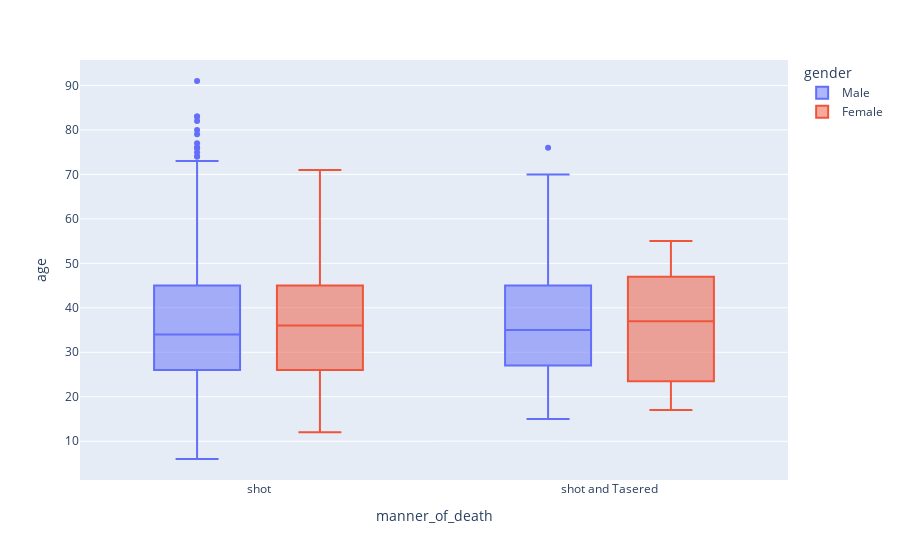

Notebook source saved alongside this figure:
### Code cell
fig = px.box(fatalities_by_manner, x="manner_of_death", y="age", color="gender")
fig.update_traces(quartilemethod="exclusive") # or "inclusive", or "linear" by default
fig.show()

### Figure 1 — Plotly figure (JSON) as saved in the notebook; plotly's stock layout.template omitted (floating-point values rounded to 4 significant figures; data arrays with more than 128 entries replaced by an {"elided": "..."} marker saying what was removed)
{"data": [{"alignmentgroup": "True", "hovertemplate": "gender=Male<br>manner_of_death=%{x}<br>age=%{y}<extra></extra>", "legendgroup": "Male", "marker": {"color": "#636efa"}, "name": "Male", "notched": false, "offsetgroup": "Male", "orientation": "v", "quartilemethod": "exclusive", "showlegend": true, "type": "box", "x": {"elided": "2160 str values"}, "x0": " ", "xaxis": "x", "y": {"elided": "2160 int values"}, "y0": " ", "yaxis": "y"}, {"alignmentgroup": "True", "hovertemplate": "gender=Female<br>manner_of_death=%{x}<br>age=%{y}<extra></extra>", "legendgroup": "Female", "marker": {"color": "#EF553B"}, "name": "Female", "notched": false, "offsetgroup": "Female", "orientation": "v", "quartilemethod": "exclusive", "showlegend": true, "type": "box", "x": ["shot", "shot and Tasered", "shot", "shot", "shot", "shot", "shot", "shot", "shot", "shot", "shot", "shot", "shot", "shot", "shot", "shot", "shot", "shot", "shot and Tasered", "shot", "shot", "shot", "shot", "shot", "shot and Tasered", "shot", "shot", "shot", "shot", "shot", "shot", "shot", "shot", "shot", "shot", "shot", "shot", "shot", "shot", "shot", "shot", "shot", "shot", "shot", "shot", "shot", "shot", "shot", "shot", "shot", "shot", "shot", "shot", "shot", "shot", "shot", "shot", "shot", "shot", "shot", "shot", "shot", "shot", "shot", "shot", "shot", "shot", "shot", "shot", "shot", "shot", "shot", "shot", "shot", "shot", "shot", "shot", "shot", "shot and Tasered", "shot", "shot and Tasered", "shot", "shot", "shot", "shot", "shot", "shot", "shot", "shot", "shot", "shot", "shot", "shot", "shot"], "x0": " ", "xaxis": "x", "y": [34, 17, 17, 39, 38, 43, 20, 34, 28, 37, 43, 24, 49, 53, 26, 27, 46, 25, 39, 31, 45, 17, 40, 44, 30, 28, 23, 37, 55, 46, 50, 21, 36, 37, 27, 61, 51, 48, 22, 50, 45, 12, 25, 31, 32, 41, 32, 36, 31, 38, 38, 25, 27, 50, 36, 40, 25, 35, 60, 24, 26, 29, 42, 24, 40, 23, 35, 46, 53, 26, 66, 23, 25, 39, 31, 44, 53, 71, 37, 21, 55, 30, 33, 46, 59, 21, 17, 50, 27, 41, 30, 29, 50, 40], "y0": " ", "yaxis": "y"}], "layout": {"autosize": true, "boxmode": "group", "legend": {"title": {"text": "gender"}, "tracegroupgap": 0}, "margin": {"t": 60}, "xaxis": {"anchor": "y", "autorange": true, "domain": [0, 1], "range": [-0.5067, 1.507], "title": {"text": "manner_of_death"}, "type": "category"}, "yaxis": {"anchor": "x", "autorange": true, "domain": [0, 1], "range": [1.278, 95.72], "title": {"text": "age"}, "type": "linear"}}}
